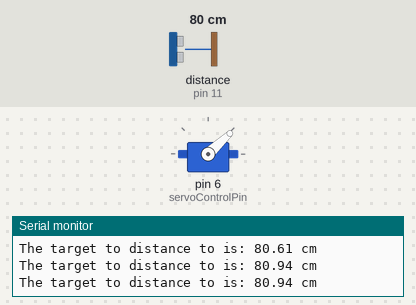
A sketch run on a simulated Arduino Uno, built with avr-gcc and run on an emulated ATmega328P. On the bench: servo, the last lines printed to the serial monitor. Wiring (inferred from the names in the program): ultrasonic range finder: trigger pin 13; echo pin 11. The test bench sets the inputs (shaded band); at power-on: distance to the obstacle (sensor on pin 11) 80 cm. The echo pulse lasts 58.3 µs per cm.

Above: at 1.3 s.
1.4 s: distance to the obstacle (sensor on pin 11) set to 2 cm
At 2.4 s:
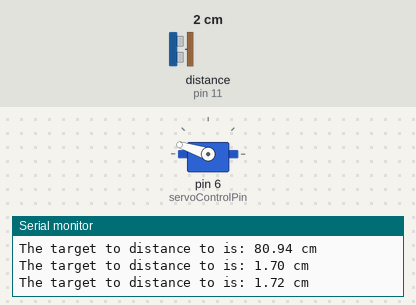
3.0 s: distance to the obstacle (sensor on pin 11) set to 18 cm
At 4.3 s:
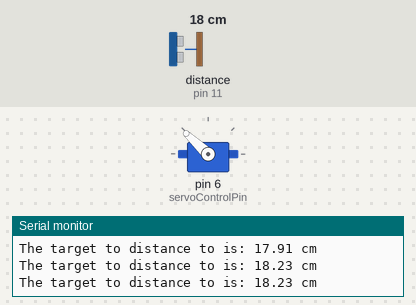
6.0 s: distance to the obstacle (sensor on pin 11) set to 4 cm
7.5 s: distance to the obstacle (sensor on pin 11) set to 35 cm
At 7.9 s:
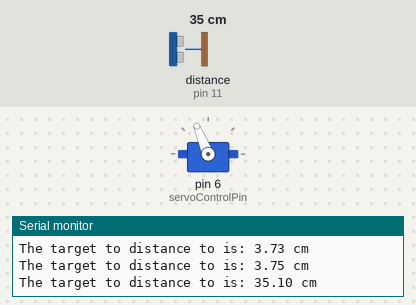
10.5 s: distance to the obstacle (sensor on pin 11) set to 60 cm
13.5 s: distance to the obstacle (sensor on pin 11) set to 120 cm
At 15.0 s:
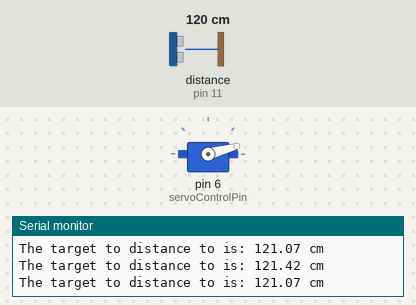
Timing chart, 0 to 16.1 s (numbered marks = the images above; inputs shaded):
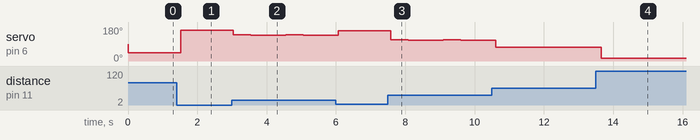

Measured:
- after the input at 3.0 s, servo on pin 6 (servoControlPin): alternates 138° for 0.50 s and 137° for 1.0 s, starting at once
- after the input at 7.5 s, servo on pin 6 (servoControlPin): alternates 112° for 0.51 s and 111° for 1.0 s, starting after 0.08 s

The sketch:

HC_SR04_UltrasonicSensor_and_MiniServo.ino
```cpp
#include <Servo.h>    // Load the Servo Lib

// Analog pin for values 0-255 needs a pin with '~'
// Pins with NO '~' write only HIGH or LOW (5V - 0V)

int trigPin=13;         // Ultrasonic trig pin is connected to Arduino pin 13
int echoPin=11;         // Ultrasonic echo pin is connected to Arduino pin 11

int servoControlPin=6;  // Servo control pin connected to Arduino pin 6

float pingTime;         // Time for ping to travel to target and return. We use 'float' as we
                        // want to have real and accurate numbers (numbers with deciamls).
float targetDistance;   // Distance from target to distance
float speedOfSound=347; // Speed of sound in m/s in air at 21 degrees celcius
float servoAngle;       // Variable for the angle of the servo

Servo myPointer;        // We need to create a servo object. An object to interact with

void setup() {
  Serial.begin(9600);   // Turn on Serial Port
  pinMode(servoControlPin, OUTPUT); // Servo Control Pin is an output
  pinMode(trigPin, OUTPUT);         // Ultrasonic sensor trigger pin, out from Arduino to send a ping
  pinMode(echoPin, INPUT);          // Ultrasonic sensor send reading back to Arduino

  myPointer.attach(servoControlPin); // Tell Arduino which pin the servo object is attached to

}

void loop() {
  // We have to make a measurement of ping time. We have to create a pulse, whcih creates a trigger tellign the ultrasonic
  // sensor to send a ping, by: LOW/HIGH/LOW with a pause to give a moment signal to settle

   digitalWrite(trigPin, LOW);  // No.1 set the trigger pin LOW
   delayMicroseconds(2000);     // Pause to let signal to settle
   digitalWrite(trigPin, HIGH); // No.2 set the trigger pin HIGH
   delayMicroseconds(15);       // Pause very short time in HIGH state so tt sensor can see tt we sent a HIGH signal
   digitalWrite(trigPin, LOW);  // No.3 bring the trig pin back to low

   // The above sends a LOW/HIGH/LOW signal to the HC_SR04 Ultrasonic Sensor telling it to send a PING

   pingTime = pulseIn(echoPin, HIGH); // this is telling Arduino that the HC_SR04 will be sending a HIGH pulse (LOW/'HIGH'/LOW)
                                      // measure the ping time in 'microseconds': we have to convert to seconds
                                      // 1sec = 1,000,000 microseconds
   pingTime = pingTime/1000000.;      // Converting pingTime to seconds. We put '.' to make sure number stays as float!

   targetDistance = speedOfSound * pingTime;  // Calculates ping time distance. From sensor to target and back
   targetDistance = targetDistance/2;         // Calculates and gives distance in metters
   targetDistance = targetDistance*100;       // Calcualtes and gives distance in centimeters

  Serial.print("The target to distance to is: ");
  Serial.print(targetDistance);
  Serial.println(" cm");

// Calculationg slope and angle:
//  Slope(m) = (y2-y1)/(x2-x1)
//  We use servo angles from 15 degrees to 165 degrees (instead of 0-180: not to burn servo)
//  y1 = 15   y2 = 165 degrees
//  We did measure scale 0cm to 100cm
//  x1 = 0cm  x2 = 100cm
//  m=(165-15)/(100-0) => m=15/10
//  if we want to find a servo angle for any given distance:
//  y-y1 = m(x-x1) igf we put the y1 and x1 values:
//  y-15 = (15./10.)x       [we put '.' to keep number as float]
//  => y = (15./10.) x

  servoAngle = 180 - ((15./10.) * targetDistance + 15);   // calculate servoAngel based on target distance)

//  Serial.print("Angle : ");
//  Serial.println(servoAngle);

  if (servoAngle >= 165)  servoAngle = 165;
  if (servoAngle <= 15) servoAngle = 15;

  myPointer.write(servoAngle);          // wrtie servoAngle to myPointer

  delay(500);                           // delay to slow things down a tad
}
```
